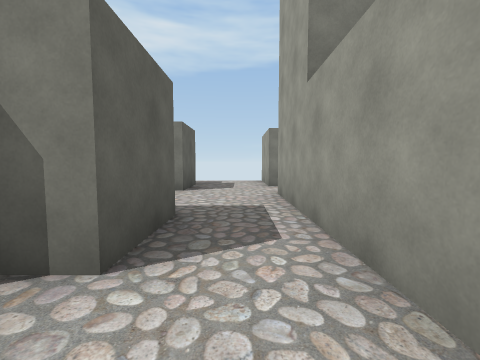
view 1 (above)

17 first-person views from a walk through a 3-D level made in the Unity game engine. The camera is 1.2 m above the floor, tilts 4° down and sees 90° across. The floor is counted in squares, 2 m on a side. Each view is taken from the middle of a square. On the plan, view 1 faces up. The plan holds only what a view shows up to about 9 squares ahead; the rest is blank. The player is left out.

view 2
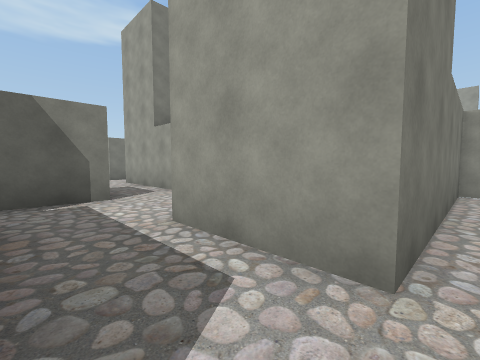

view 3
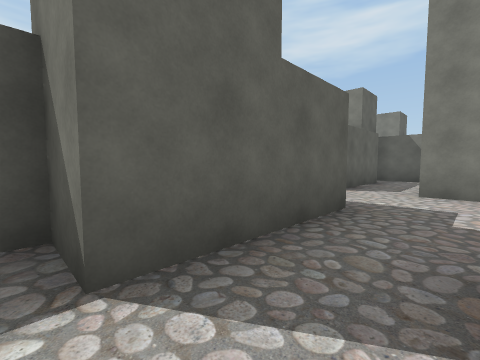

view 4
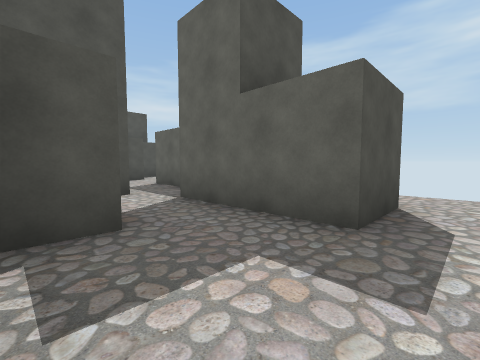

view 5
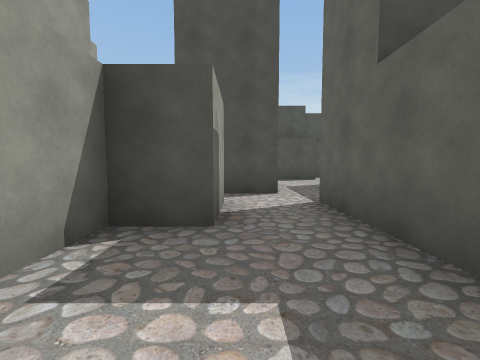

view 6
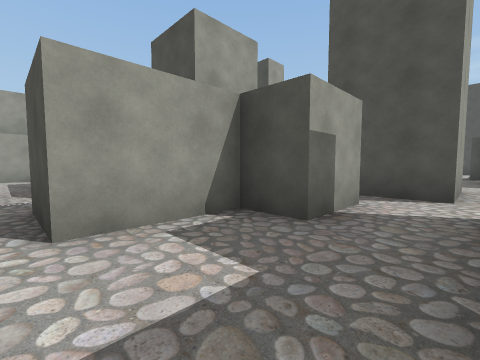

view 7
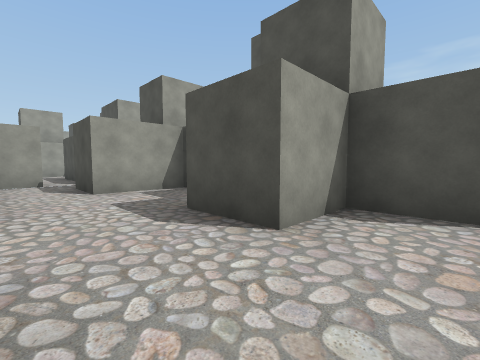

view 8
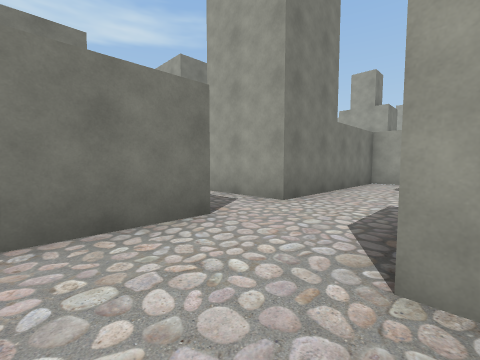

view 9
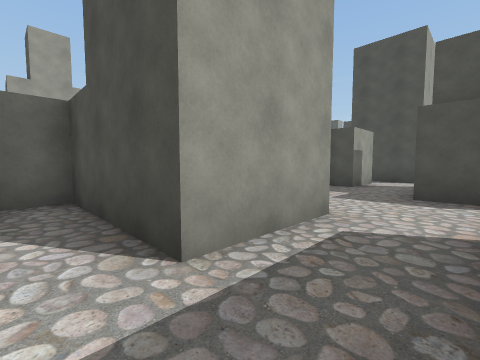

view 10
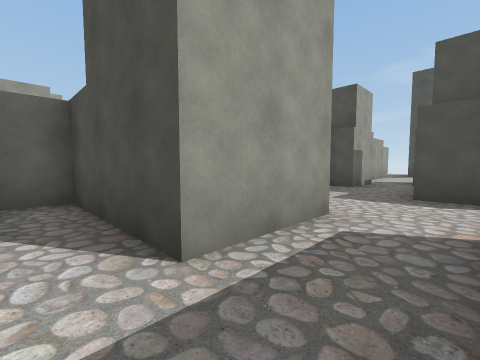

view 11
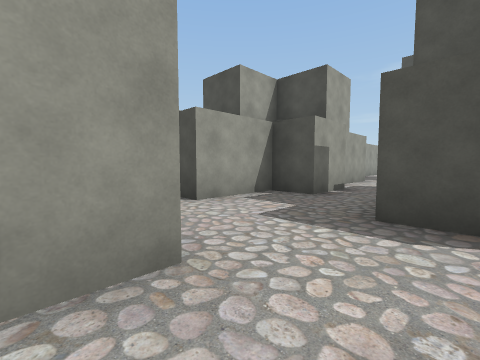

view 12
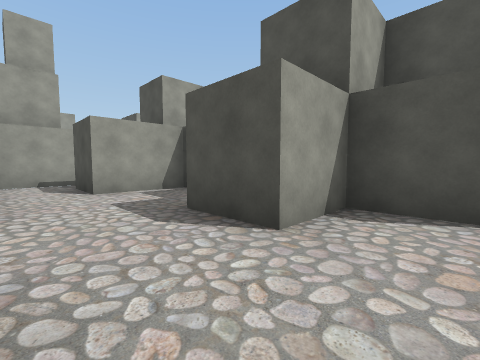

view 13
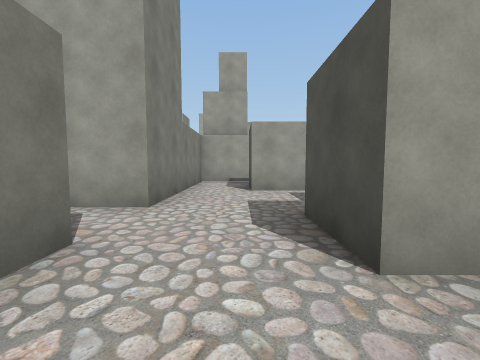

view 14
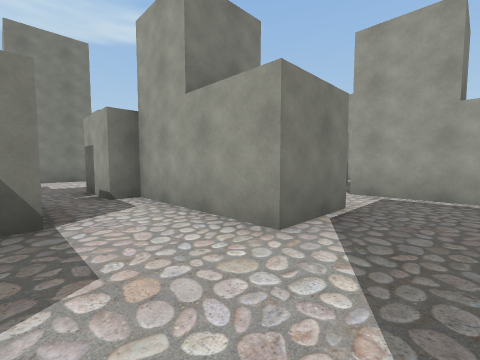

view 15
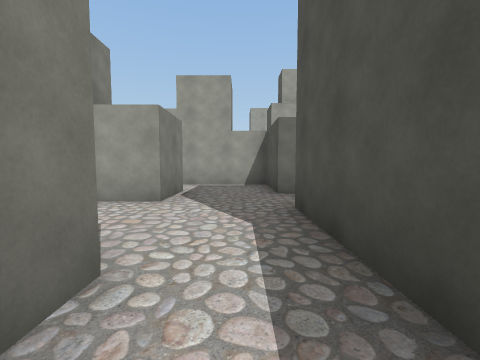

view 16
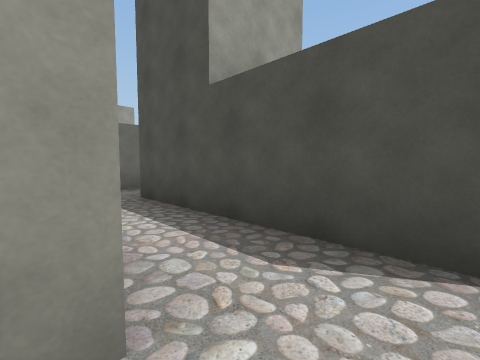

view 17
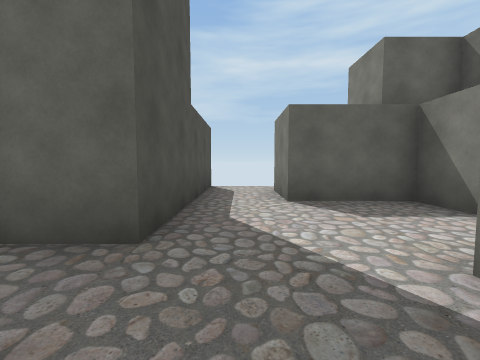

### Floor plan
Key: @ floor where view 1 was taken; # wall or solid block; . floor.
Columns run from 4 left of view 1 to 10 right of it. Each row starts with its distance up from view 1.
  8    ..#
  7    ..#
  6   #...
  5    ...
  4    ..#
  3    ..#
  2  ###.#
  1  #...#
  0  #..@..#
 -1  #..####
 -2 ##..#####
 -3 ........#
 -4 ..............#
 -5 ..#...#   ## .#
 -6 ..#...#
 -7 ###..##
 -8  #.....#
 -9  #..####
-10  #..#####
-11 ........#
-12 ........#
-13 ..#...#
-14 ..#...#
-15 ###..##
-16    #.#
-17   ##.#
-18   #..##..
-19 .##.....#
-20 ........#
-21 #####.###
-22     #

Positions as (right, up) in squares from view 1, and headings:
1: (0, 0), facing up
2: (-2, -3), facing up-right
3: (0, -8), facing up-left
4: (1, -4), facing down-left
5: (0, -4), facing down
6: (-1, -4), facing down-right
7: (-4, -3), facing down-right
8: (-4, -5), facing up-right
9: (-2, 0), facing down-right
10: (-2, -8), facing down-right
11: (-2, -10), facing down-right
12: (-4, -11), facing down-right
13: (-4, -12), facing right
14: (-1, -20), facing up-right
15: (-3, -20), facing right
16: (-4, -19), facing down-right
17: (2, -20), facing left
